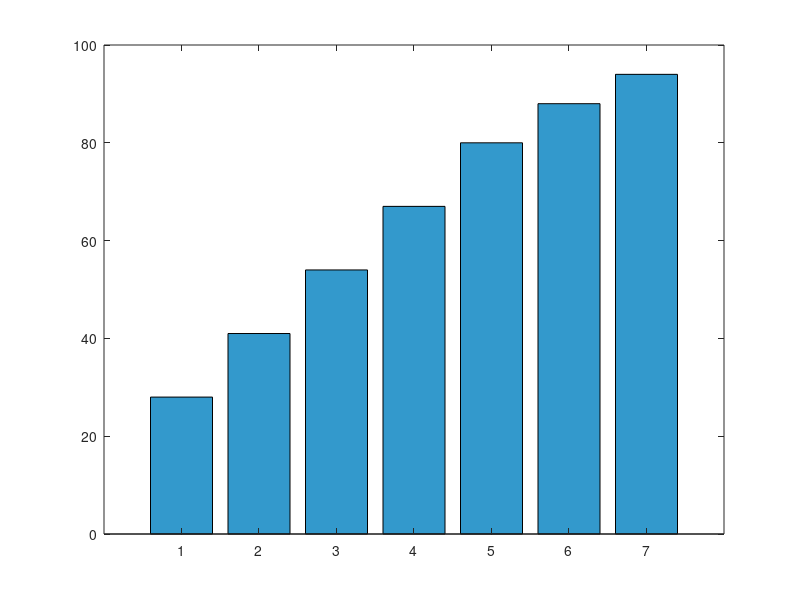

MATLAB code for this plot: (Note: this script raises an error after producing the figure.)
% ===================================================== 
%  UTS Matematika Sains Data — Semester Genap 2025/2026 
%  Soal 1 — Eksplorasi Awal dan Profil Data Transaksi  
%  --------------------------------------------------- 
%  Nama  : Khairista Akemi Suryana
%  NIM   : 2510514019
%  Parameter: N=19, a=1, b=9, K=11, theta0=75°, alpha=0.01
%  Tanggal: 2026-04-26 
% =====================================================

%% Parameter Personalisasi
a = 1;
b = 9;
K = 11;

%% 2. Pembentukan Data Toko (D_i)
% Rumus: D_i = 20 + (K*i) + mod(a*i, 7) - mod(b*i, 5)
i = 1:7;
D = 20 + (K.*i) + mod(a.*i, 7) - mod(b.*i, 5);

% hasil D1 sampai D7
fprintf('Data Penjualan Toko (D1 - D7):\n');
disp(D);

%% 1b Verifikasi Statistik
fungsi_mean = mean(D);
fungsi_median = median(D);
fungsi_modus = mode(D);
fungsi_range = range(D);
fungsi_std = std(D, 1); 

fprintf('--- Hasil Verifikasi MATLAB ---\n');
fprintf('Mean           : %.4f\n', fungsi_mean);
fprintf('Median         : %.4f\n', fungsi_median);
fprintf('Modus          : %.4f\n', fungsi_modus);
fprintf('Range          : %.4f\n', fungsi_range);
fprintf('Standar Deviasi: %.4f\n', fungsi_std);

%% 4. Visualisasi 
figure;
bar(i, D, 'FaceColor', [0.2 0.6 0.8]); 
hold on;

% Menambahkan garis rata-rata horizontal
yline(fungsi_mean, 'r--', 'Rata-rata', 'LineWidth', 2);

% Label dan Judul
xlabel('Toko Ke-i');
ylabel('Penjualan (Juta Rupiah)');
title('Grafik Penjualan Toko - NIM: 2510514019');
grid on;
